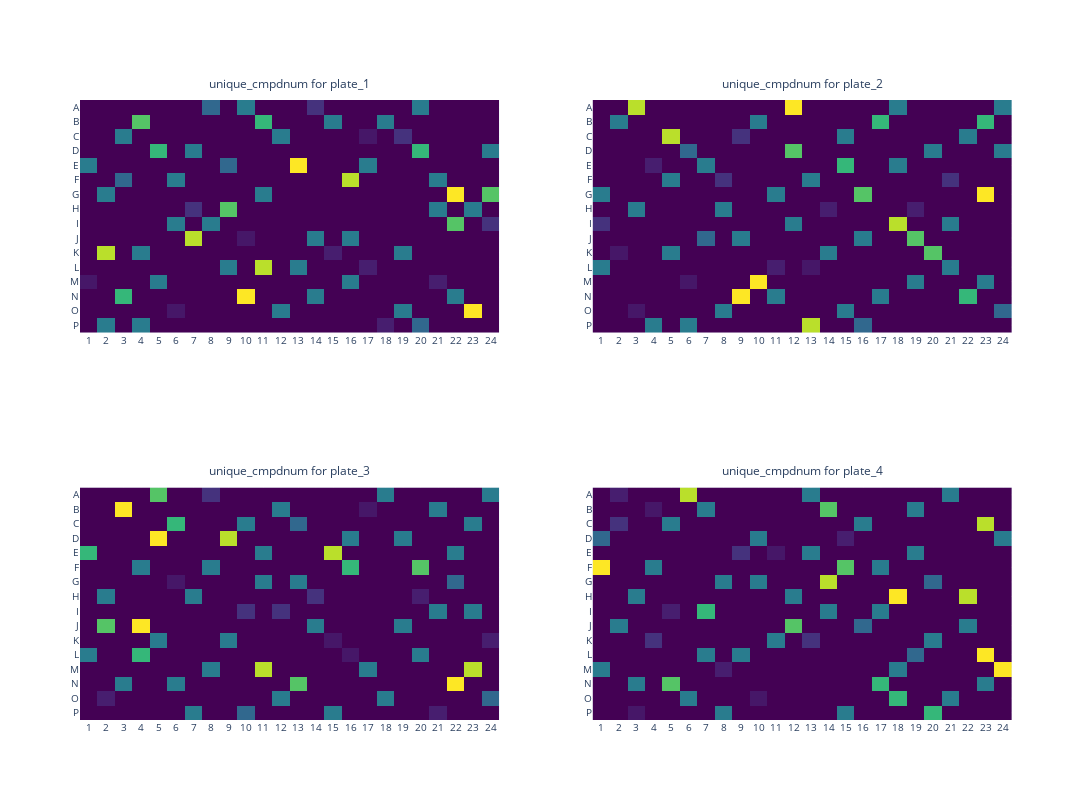

Notebook cell for this chart:
### Code cell
csv_path = "/home/jovyan/jonne/plaid/OASIS_PLAID_LAYOUTS/OASIS_DILI_ECP/output/OASIS_DILI_ECP_PLAID.csv"
df_plaid = pl.read_csv(csv_path)

unique_cmpd_mapping = (df_plaid.select("cmpdname").unique().with_row_index(name="unique_cmpdnum"))
df_plaid = df_plaid.join(unique_cmpd_mapping, on="cmpdname")

plate_heatmap(
    df=df_plaid,  
    plate_names=["plate_1", "plate_2", "plate_3", "plate_4"],  
    highlight_compounds=["DMSO","ctrl1", "ctrl2","ctrl3","ctrl4","ctrl5","ctrl6","ctrl7","ctrl8"],
    subplot_num_columns=2,  
    plot_size=400,  
    measurement="unique_cmpdnum", 
    plate_well_columns={
        "plates": "plateID",  
        "wells": "well",    
    },
    output_folder="output",  
    export_as_pdf=False  
)

### Figure 1 — Plotly figure (JSON) as saved in the notebook; plotly's stock layout.template omitted (floating-point values rounded to 4 significant figures; data arrays with more than 128 entries replaced by an {"elided": "..."} marker saying what was removed)
{"data": [{"colorscale": [[0, "#440154"], [0.1111, "#482878"], [0.2222, "#3e4989"], [0.3333, "#31688e"], [0.4444, "#26828e"], [0.5556, "#1f9e89"], [0.6667, "#35b779"], [0.7778, "#6ece58"], [0.8889, "#b5de2b"], [1, "#fde725"]], "hoverinfo": "text", "hovertext": {"elided": "16x24 str values"}, "reversescale": false, "showscale": false, "type": "heatmap", "x": ["1", "2", "3", "4", "5", "6", "7", "8", "9", "10", "11", "12", "13", "14", "15", "16", "17", "18", "19", "20", "21", "22", "23", "24"], "xaxis": "x", "y": ["A", "B", "C", "D", "E", "F", "G", "H", "I", "J", "K", "L", "M", "N", "O", "P"], "yaxis": "y", "z": {"elided": "16x24 int values"}}, {"colorscale": [[0, "#440154"], [0.1111, "#482878"], [0.2222, "#3e4989"], [0.3333, "#31688e"], [0.4444, "#26828e"], [0.5556, "#1f9e89"], [0.6667, "#35b779"], [0.7778, "#6ece58"], [0.8889, "#b5de2b"], [1, "#fde725"]], "hoverinfo": "text", "hovertext": {"elided": "16x24 str values"}, "reversescale": false, "showscale": false, "type": "heatmap", "x": ["1", "2", "3", "4", "5", "6", "7", "8", "9", "10", "11", "12", "13", "14", "15", "16", "17", "18", "19", "20", "21", "22", "23", "24"], "xaxis": "x2", "y": ["A", "B", "C", "D", "E", "F", "G", "H", "I", "J", "K", "L", "M", "N", "O", "P"], "yaxis": "y2", "z": {"elided": "16x24 int values"}}, {"colorscale": [[0, "#440154"], [0.1111, "#482878"], [0.2222, "#3e4989"], [0.3333, "#31688e"], [0.4444, "#26828e"], [0.5556, "#1f9e89"], [0.6667, "#35b779"], [0.7778, "#6ece58"], [0.8889, "#b5de2b"], [1, "#fde725"]], "hoverinfo": "text", "hovertext": {"elided": "16x24 str values"}, "reversescale": false, "showscale": false, "type": "heatmap", "x": ["1", "2", "3", "4", "5", "6", "7", "8", "9", "10", "11", "12", "13", "14", "15", "16", "17", "18", "19", "20", "21", "22", "23", "24"], "xaxis": "x3", "y": ["A", "B", "C", "D", "E", "F", "G", "H", "I", "J", "K", "L", "M", "N", "O", "P"], "yaxis": "y3", "z": {"elided": "16x24 int values"}}, {"colorscale": [[0, "#440154"], [0.1111, "#482878"], [0.2222, "#3e4989"], [0.3333, "#31688e"], [0.4444, "#26828e"], [0.5556, "#1f9e89"], [0.6667, "#35b779"], [0.7778, "#6ece58"], [0.8889, "#b5de2b"], [1, "#fde725"]], "hoverinfo": "text", "hovertext": {"elided": "16x24 str values"}, "reversescale": false, "showscale": false, "type": "heatmap", "x": ["1", "2", "3", "4", "5", "6", "7", "8", "9", "10", "11", "12", "13", "14", "15", "16", "17", "18", "19", "20", "21", "22", "23", "24"], "xaxis": "x4", "y": ["A", "B", "C", "D", "E", "F", "G", "H", "I", "J", "K", "L", "M", "N", "O", "P"], "yaxis": "y4", "z": {"elided": "16x24 int values"}}], "layout": {"annotations": [{"font": {"size": 12}, "showarrow": false, "text": "unique_cmpdnum for plate_1", "x": 0.225, "xanchor": "center", "xref": "paper", "y": 1.01, "yanchor": "bottom", "yref": "paper"}, {"font": {"size": 12}, "showarrow": false, "text": "unique_cmpdnum for plate_2", "x": 0.775, "xanchor": "center", "xref": "paper", "y": 1.01, "yanchor": "bottom", "yref": "paper"}, {"font": {"size": 12}, "showarrow": false, "text": "unique_cmpdnum for plate_3", "x": 0.225, "xanchor": "center", "xref": "paper", "y": 0.385, "yanchor": "bottom", "yref": "paper"}, {"font": {"size": 12}, "showarrow": false, "text": "unique_cmpdnum for plate_4", "x": 0.775, "xanchor": "center", "xref": "paper", "y": 0.385, "yanchor": "bottom", "yref": "paper"}], "height": 800, "width": 1140, "xaxis": {"anchor": "y", "autorange": true, "domain": [0, 0.45], "nticks": 48, "range": [-0.5, 23.5], "side": "bottom", "tickfont": {"size": 10}, "type": "category"}, "xaxis2": {"anchor": "y2", "autorange": true, "domain": [0.55, 1], "nticks": 48, "range": [-0.5, 23.5], "side": "bottom", "tickfont": {"size": 10}, "type": "category"}, "xaxis3": {"anchor": "y3", "autorange": true, "domain": [0, 0.45], "nticks": 48, "range": [-0.5, 23.5], "side": "bottom", "tickfont": {"size": 10}, "type": "category"}, "xaxis4": {"anchor": "y4", "autorange": true, "domain": [0.55, 1], "nticks": 48, "range": [-0.5, 23.5], "side": "bottom", "tickfont": {"size": 10}, "type": "category"}, "yaxis": {"anchor": "x", "autorange": true, "domain": [0.625, 1], "range": [15.5, -0.5], "tickfont": {"size": 10}, "type": "category"}, "yaxis2": {"anchor": "x2", "autorange": true, "domain": [0.625, 1], "range": [15.5, -0.5], "tickfont": {"size": 10}, "type": "category"}, "yaxis3": {"anchor": "x3", "autorange": true, "domain": [0, 0.375], "range": [15.5, -0.5], "tickfont": {"size": 10}, "type": "category"}, "yaxis4": {"anchor": "x4", "autorange": true, "domain": [0, 0.375], "range": [15.5, -0.5], "tickfont": {"size": 10}, "type": "category"}}}
